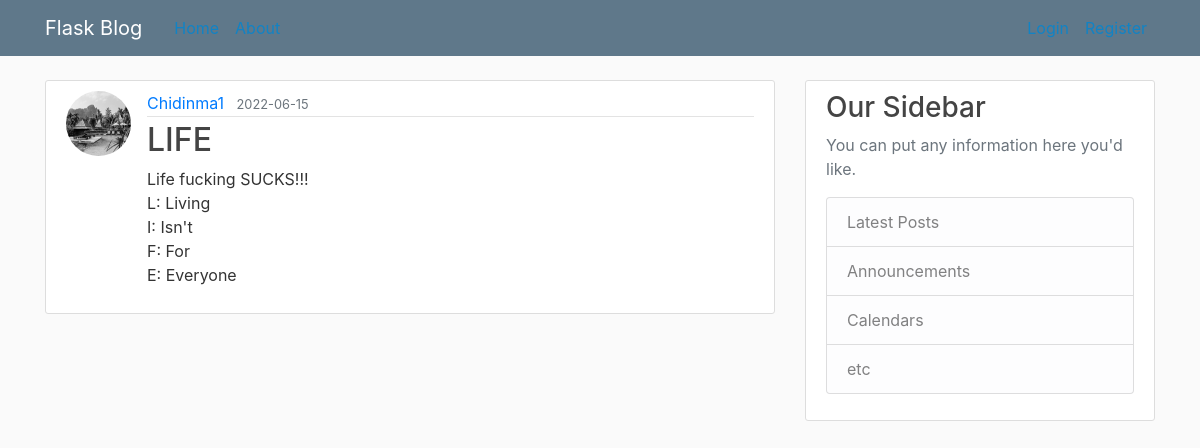
The page /post/5 on the database its author committed.
### flaskblog/models.py (models this page shows, shortened)
class User(db.Model, UserMixin):
    id = db.Column(db.Integer, primary_key=True)
    username = db.Column(db.String(20), unique=True, nullable=False)
    email = db.Column(db.String(120), unique=True, nullable=False)
    image_file = db.Column(db.String(20), nullable=False, default='default.jpg')
    password = db.Column(db.String(60), nullable=False)
    posts = db.relationship('Post', backref='author', lazy=True) #Post is name of relationship class

class Post(db.Model):
    id = db.Column(db.Integer, primary_key=True)
    title = db.Column(db.String(100), nullable=False)
    date = db.Column(db.DateTime, nullable=False, default=datetime.utcnow)
    content = db.Column(db.Text, nullable=False)
    user_id = db.Column(db.Integer, db.ForeignKey('user.id'), nullable=False)

### flaskblog/posts/routes.py (the view)
@posts.route("/post/<int:post_id>") #just viewing so no need for get or post request
def post(post_id):
    post = Post.query.get_or_404(post_id) #if post with that id doesnt exist, give a 404 error
    return render_template('post.html', title=post.title, post=post)

### flaskblog/templates/post.html (shortened to what this page needs)
{% extends "layout.html" %}
{% block content %}
    <article class="media content-section">
        <img class="rounded-circle article-img" src="{{ url_for('static', filename='profile_pics/' + post.author.image_file) }}">
        <div class="media-body">
        <div class="article-metadata">
            <a class="mr-2" href="{{url_for('users.user_posts', username=post.author.username)}}">{{ post.author.username }}</a>
            <small class="text-muted">{{ post.date.strftime('%Y-%m-%d') }}</small>
        </div>
        <h2 class="article-title">{{ post.title }}</h2>
        <p class="article-content">{{ post.content }}</p>
        </div>
    </article>
{% endblock content %}

### flaskblog/static/main.css (style rules this page uses)
body { background: #fafafa; color: #333333; margin-top: 5rem; }
h1, h2, h3, h4, h5, h6 { color: #444444; }
.content-section { background: #ffffff; padding: 10px 20px; border: 1px solid #dddddd; border-radius: 3px; margin-bottom: 20px; }
.article-title { color: #444444; }
.article-content { white-space: pre-line; }
.article-img { height: 65px; width: 65px; margin-right: 16px; }
.article-metadata { padding-bottom: 1px; margin-bottom: 4px; border-bottom: 1px solid #e3e3e3 }

### rows shown on the page
User: image_file (picture), author.username "Chidinma1"
Post: date "2022-06-15", title "LIFE", content "Life fucking SUCKS!!! L: Living I: Isn't F: For E: Everyone"
